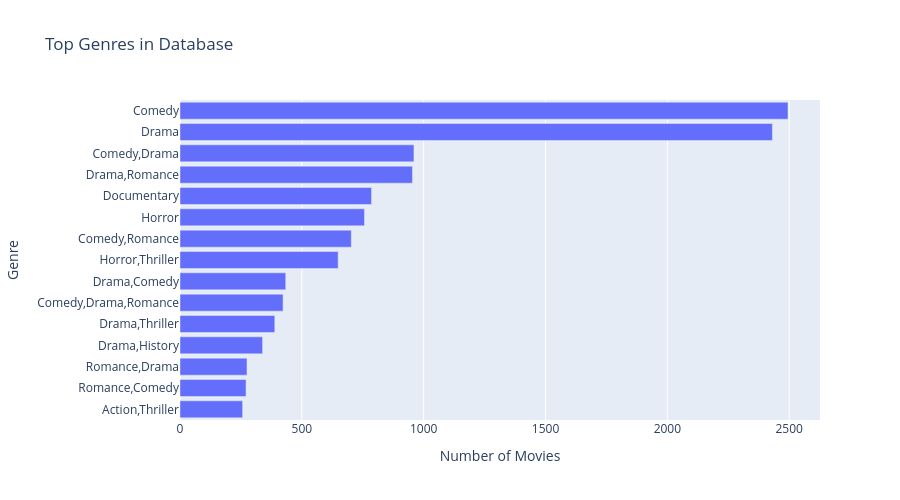

Here is the notebook cell this chart was saved with:
### Markdown cell above
## 6. Custom Queries

Space for ad-hoc analysis and custom queries.

### Code cell
# Example: Top genres by count
query = """
SELECT
    genre,
    COUNT(*) as movie_count
FROM tmdb_movies,
    UNNEST(string_split(genres, ', ')) as t(genre)
WHERE genres IS NOT NULL AND genres != ''
GROUP BY genre
ORDER BY movie_count DESC
LIMIT 15
"""

genre_df = execute_custom_query(query)
print("\n🎬 Top 15 Genres by Movie Count:\n")
print(genre_df.to_string(index=False))

# Visualize
fig = px.bar(
    genre_df,
    x='movie_count',
    y='genre',
    orientation='h',
    title='Top Genres in Database',
    labels={'movie_count': 'Number of Movies', 'genre': 'Genre'}
)
fig.update_layout(height=500, yaxis={'categoryorder': 'total ascending'})
fig.show()

### Figure 1 — Plotly figure (JSON) as saved in the notebook; plotly's stock layout.template omitted (floating-point values rounded to 4 significant figures)
{"data": [{"hovertemplate": "Number of Movies=%{x}<br>Genre=%{y}<extra></extra>", "legendgroup": "", "marker": {"color": "#636efa", "pattern": {"shape": ""}}, "name": "", "orientation": "h", "showlegend": false, "textposition": "auto", "type": "bar", "x": [2495, 2431, 960, 954, 786, 757, 703, 649, 434, 423, 389, 339, 275, 271, 257], "xaxis": "x", "y": ["Comedy", "Drama", "Comedy,Drama", "Drama,Romance", "Documentary", "Horror", "Comedy,Romance", "Horror,Thriller", "Drama,Comedy", "Comedy,Drama,Romance", "Drama,Thriller", "Drama,History", "Romance,Drama", "Romance,Comedy", "Action,Thriller"], "yaxis": "y"}], "layout": {"barmode": "relative", "height": 500, "legend": {"tracegroupgap": 0}, "title": {"text": "Top Genres in Database"}, "xaxis": {"anchor": "y", "domain": [0, 1], "title": {"text": "Number of Movies"}}, "yaxis": {"anchor": "x", "categoryorder": "total ascending", "domain": [0, 1], "title": {"text": "Genre"}}}}
